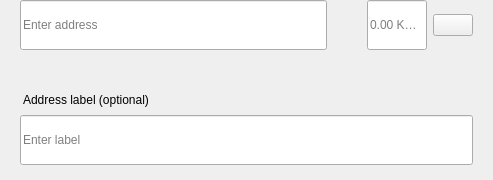
<?xml version="1.0" encoding="UTF-8"?>
<ui version="4.0">
 <class>SendMultiRow</class>
 <widget class="QWidget" name="SendMultiRow">
  <property name="geometry">
   <rect>
    <x>0</x>
    <y>0</y>
    <width>493</width>
    <height>180</height>
   </rect>
  </property>
  <property name="minimumSize">
   <size>
    <width>0</width>
    <height>0</height>
   </size>
  </property>
  <property name="maximumSize">
   <size>
    <width>16777215</width>
    <height>16777215</height>
   </size>
  </property>
  <property name="windowTitle">
   <string>Form</string>
  </property>
  <layout class="QVBoxLayout" name="verticalLayout_3">
   <property name="spacing">
    <number>0</number>
   </property>
   <property name="leftMargin">
    <number>0</number>
   </property>
   <property name="topMargin">
    <number>0</number>
   </property>
   <property name="rightMargin">
    <number>20</number>
   </property>
   <property name="bottomMargin">
    <number>5</number>
   </property>
   <item alignment="Qt::AlignTop">
    <widget class="QWidget" name="widget" native="true">
     <property name="sizePolicy">
      <sizepolicy hsizetype="Expanding" vsizetype="Maximum">
       <horstretch>0</horstretch>
       <verstretch>0</verstretch>
      </sizepolicy>
     </property>
     <property name="minimumSize">
      <size>
       <width>0</width>
       <height>60</height>
      </size>
     </property>
     <property name="maximumSize">
      <size>
       <width>16777215</width>
       <height>85</height>
      </size>
     </property>
     <layout class="QHBoxLayout" name="horizontalLayout" stretch="6,0,2">
      <property name="spacing">
       <number>0</number>
      </property>
      <property name="leftMargin">
       <number>8</number>
      </property>
      <property name="topMargin">
       <number>0</number>
      </property>
      <property name="rightMargin">
       <number>0</number>
      </property>
      <property name="bottomMargin">
       <number>0</number>
      </property>
      <item alignment="Qt::AlignTop">
       <widget class="QStackedWidget" name="stackedAddress">
        <property name="minimumSize">
         <size>
          <width>0</width>
          <height>50</height>
         </size>
        </property>
        <property name="maximumSize">
         <size>
          <width>16777215</width>
          <height>50</height>
         </size>
        </property>
        <widget class="QWidget" name="page_4">
         <property name="sizePolicy">
          <sizepolicy hsizetype="Expanding" vsizetype="Preferred">
           <horstretch>0</horstretch>
           <verstretch>0</verstretch>
          </sizepolicy>
         </property>
         <property name="minimumSize">
          <size>
           <width>0</width>
           <height>50</height>
          </size>
         </property>
         <property name="maximumSize">
          <size>
           <width>16777215</width>
           <height>55</height>
          </size>
         </property>
         <layout class="QVBoxLayout" name="verticalLayout_7">
          <property name="spacing">
           <number>0</number>
          </property>
          <property name="leftMargin">
           <number>12</number>
          </property>
          <property name="topMargin">
           <number>0</number>
          </property>
          <property name="rightMargin">
           <number>0</number>
          </property>
          <property name="bottomMargin">
           <number>0</number>
          </property>
          <item>
           <widget class="QLineEdit" name="lineEditAddress">
            <property name="minimumSize">
             <size>
              <width>0</width>
              <height>50</height>
             </size>
            </property>
            <property name="maximumSize">
             <size>
              <width>16777215</width>
              <height>50</height>
             </size>
            </property>
            <property name="placeholderText">
             <string>Enter address</string>
            </property>
           </widget>
          </item>
         </layout>
        </widget>
        <widget class="QWidget" name="page_3"/>
       </widget>
      </item>
      <item>
       <spacer name="horizontalSpacer_3">
        <property name="orientation">
         <enum>Qt::Horizontal</enum>
        </property>
        <property name="sizeType">
         <enum>QSizePolicy::Fixed</enum>
        </property>
        <property name="sizeHint" stdset="0">
         <size>
          <width>40</width>
          <height>20</height>
         </size>
        </property>
       </spacer>
      </item>
      <item>
       <layout class="QHBoxLayout" name="horizontalLayout_2">
        <property name="spacing">
         <number>6</number>
        </property>
        <item alignment="Qt::AlignTop">
         <widget class="QLineEdit" name="lineEditAmount">
          <property name="sizePolicy">
           <sizepolicy hsizetype="Expanding" vsizetype="Preferred">
            <horstretch>0</horstretch>
            <verstretch>0</verstretch>
           </sizepolicy>
          </property>
          <property name="minimumSize">
           <size>
            <width>0</width>
            <height>50</height>
           </size>
          </property>
          <property name="maximumSize">
           <size>
            <width>16777215</width>
            <height>50</height>
           </size>
          </property>
          <property name="maxLength">
           <number>17</number>
          </property>
          <property name="alignment">
           <set>Qt::AlignLeading|Qt::AlignLeft|Qt::AlignVCenter</set>
          </property>
          <property name="placeholderText">
           <string notr="true">0.00 KAGA</string>
          </property>
         </widget>
        </item>
        <item>
         <layout class="QVBoxLayout" name="verticalLayout">
          <property name="topMargin">
           <number>14</number>
          </property>
          <property name="bottomMargin">
           <number>0</number>
          </property>
          <item alignment="Qt::AlignTop">
           <widget class="QPushButton" name="btnMenu">
            <property name="minimumSize">
             <size>
              <width>0</width>
              <height>0</height>
             </size>
            </property>
            <property name="maximumSize">
             <size>
              <width>16777215</width>
              <height>16777215</height>
             </size>
            </property>
            <property name="focusPolicy">
             <enum>Qt::NoFocus</enum>
            </property>
            <property name="text">
             <string/>
            </property>
           </widget>
          </item>
         </layout>
        </item>
       </layout>
      </item>
     </layout>
    </widget>
   </item>
   <item>
    <widget class="QWidget" name="layoutLabel" native="true">
     <property name="minimumSize">
      <size>
       <width>0</width>
       <height>0</height>
      </size>
     </property>
     <property name="maximumSize">
      <size>
       <width>16777215</width>
       <height>16777215</height>
      </size>
     </property>
     <layout class="QVBoxLayout" name="verticalLayout_9">
      <property name="spacing">
       <number>6</number>
      </property>
      <property name="leftMargin">
       <number>20</number>
      </property>
      <property name="topMargin">
       <number>0</number>
      </property>
      <property name="rightMargin">
       <number>0</number>
      </property>
      <property name="bottomMargin">
       <number>10</number>
      </property>
      <item>
       <spacer name="verticalSpacer">
        <property name="orientation">
         <enum>Qt::Vertical</enum>
        </property>
        <property name="sizeType">
         <enum>QSizePolicy::Fixed</enum>
        </property>
        <property name="sizeHint" stdset="0">
         <size>
          <width>20</width>
          <height>20</height>
         </size>
        </property>
       </spacer>
      </item>
      <item>
       <widget class="QLabel" name="labelSubtitleDescription">
        <property name="styleSheet">
         <string notr="true">margin-bottom:2px;
margin-left:0.05px;
padding:0px;</string>
        </property>
        <property name="text">
         <string>Address label (optional)</string>
        </property>
       </widget>
      </item>
      <item>
       <widget class="QLineEdit" name="lineEditDescription">
        <property name="minimumSize">
         <size>
          <width>0</width>
          <height>50</height>
         </size>
        </property>
        <property name="maximumSize">
         <size>
          <width>16777215</width>
          <height>50</height>
         </size>
        </property>
        <property name="placeholderText">
         <string>Enter label</string>
        </property>
       </widget>
      </item>
     </layout>
    </widget>
   </item>
  </layout>
 </widget>
 <resources/>
 <connections/>
</ui>
